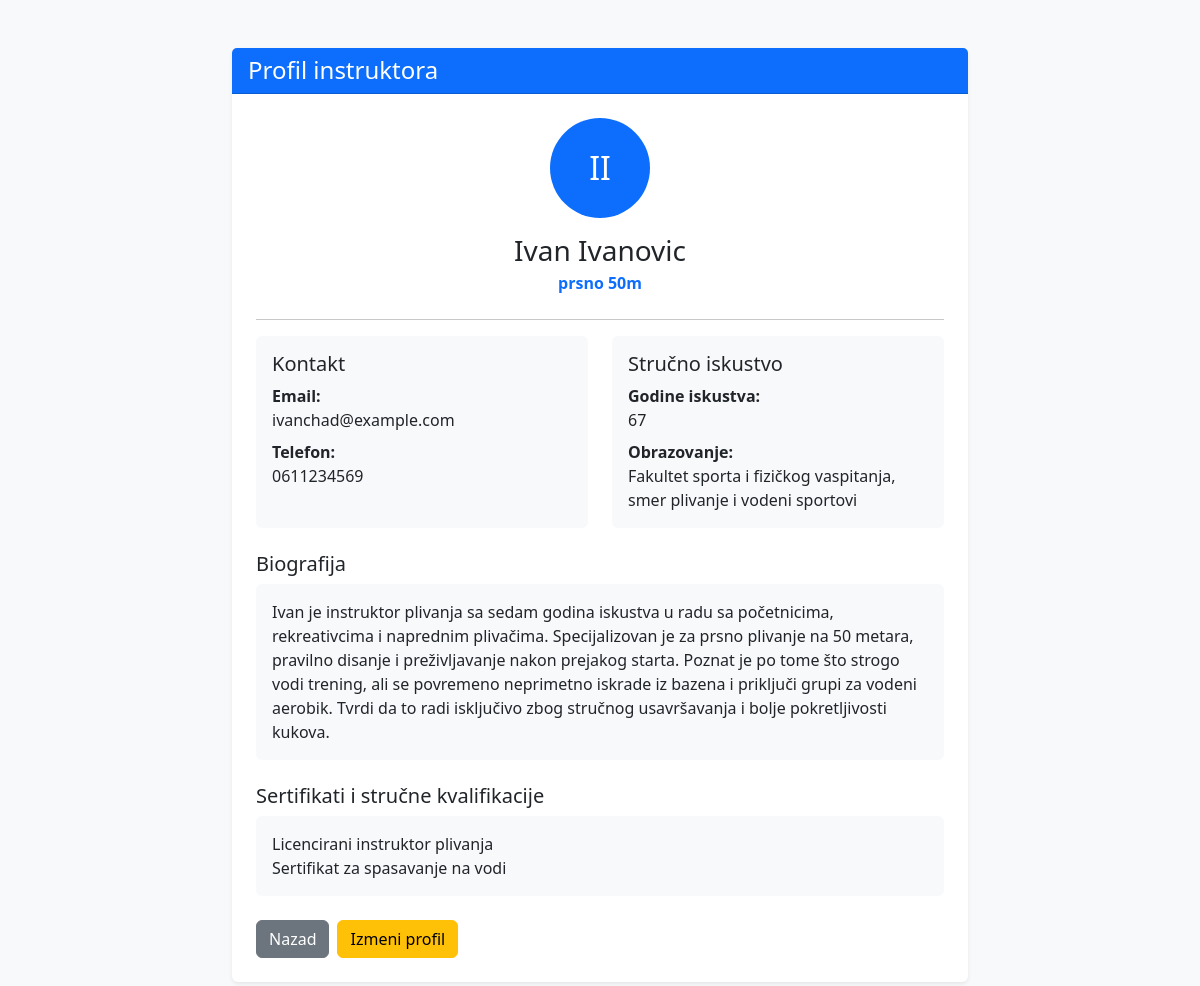
The page /plivanje_projekat/profil_instruktora.php?id=2 (signed in) on the database its author committed.
### tables this page shows
CREATE TABLE IF NOT EXISTS `instruktori` (
  `id` int NOT NULL AUTO_INCREMENT,
  `ime` varchar(50) NOT NULL,
  `prezime` varchar(50) NOT NULL,
  `telefon` varchar(30) DEFAULT NULL,
  `email` varchar(100) DEFAULT NULL,
  `specijalnost` varchar(100) DEFAULT NULL,
  `biografija` text,
  `godine_iskustva` int DEFAULT NULL,
  `sertifikati_opis` text,
  `obrazovanje` varchar(255) DEFAULT NULL,
  PRIMARY KEY (`id`)
);

### plivanje_projekat/classes/BaseModel.php (called while the page is built, shortened)
<?php
require_once __DIR__ . '/../config/Database.php';
class BaseModel
{
    public function __construct()
    {
        $database = new Database();
        $this->connection = $database->connect();
    }
}

### plivanje_projekat/config/Database.php (called while the page is built)
<?php
class Database
{
    private string $host = 'localhost';
    private string $databaseName = 'plivanje_db';
    private string $username = 'root';
    private string $password = '';
    private ?PDO $connection = null;
    public function connect(): PDO
    {
        if ($this->connection === null) {
            try {
                $dsn = "mysql:host={$this->host};dbname={$this->databaseName};charset=utf8mb4";
                $this->connection = new PDO(
                    $dsn,
                    $this->username,
                    $this->password
                );
                $this->connection->setAttribute(
                    PDO::ATTR_ERRMODE,
                    PDO::ERRMODE_EXCEPTION
                );
                $this->connection->setAttribute(
                    PDO::ATTR_DEFAULT_FETCH_MODE,
                    PDO::FETCH_ASSOC
                );
            } catch (PDOException $exception) {
                die('Greška pri povezivanju sa bazom: ' . $exception->getMessage());
            }
        }
        return $this->connection;
    }
}

### plivanje_projekat/classes/Instruktor.php (called while the page is built, shortened)
<?php
require_once __DIR__ . '/BaseModel.php';
class Instruktor extends BaseModel implements CrudInterface
{
    public function findById(int $id): array|false
    {
        $sql = "SELECT * FROM instruktori WHERE id = :id";
        $stmt = $this->connection->prepare($sql);
        $stmt->execute([
            ':id' => $id
        ]);
        return $stmt->fetch();
    }
}

### plivanje_projekat/profil_instruktora.php (the view, shortened to what this page needs)
<?php
require_once __DIR__ . '/classes/Instruktor.php';
$instruktorModel = new Instruktor();
$id = filter_input(
    INPUT_GET,
    'id',
    FILTER_VALIDATE_INT
);
$instruktor = $instruktorModel->findById($id);
?>
<!DOCTYPE html>
<html lang="sr">
<head>
    <link
        href="https://cdn.jsdelivr.net/npm/bootstrap@5.3.3/dist/css/bootstrap.min.css"
        rel="stylesheet"
    >
</head>
<body class="bg-light">
<div class="container py-5">
    <div class="row justify-content-center">
        <div class="col-lg-8">
            <div class="card shadow-sm border-0">
                <div class="card-header bg-primary text-white">
                    <h1 class="h4 mb-0">
                        Profil instruktora
                    </h1>
                </div>
                <div class="card-body p-4">
                    <div class="text-center mb-4">
                        <div
                            class="rounded-circle bg-primary text-white d-inline-flex align-items-center justify-content-center mb-3"
                            style="width: 100px; height: 100px; font-size: 2rem;"
                        >
                            <?= htmlspecialchars(
                                strtoupper(
                                    substr($instruktor['ime'], 0, 1)
                                    . substr($instruktor['prezime'], 0, 1)
                                )
                            ) ?>
                        </div>
                        <h2 class="h3 mb-1">
                            <?= htmlspecialchars(
                                $instruktor['ime']
                                . ' '
                                . $instruktor['prezime']
                            ) ?>
                        </h2>
                        <p class="text-primary fw-bold mb-0">
                            <?= htmlspecialchars(
                                $instruktor['specijalnost']
                                ?? 'Instruktor plivanja'
                            ) ?>
                        </p>
                    </div>
                    <hr>
                    <div class="row g-4">
                        <div class="col-md-6">
                            <div class="card h-100 border-0 bg-light">
                                <div class="card-body">
                                    <h3 class="h5">
                                        Kontakt
                                    </h3>
                                    <p class="mb-2">
                                        <strong>Email:</strong><br>
                                        <?= htmlspecialchars(
                                            $instruktor['email']
                                            ?? 'Nije unet'
                                        ) ?>
                                    </p>
                                    <p class="mb-0">
                                        <strong>Telefon:</strong><br>
                                        <?= htmlspecialchars(
                                            $instruktor['telefon']
                                            ?? 'Nije unet'
                                        ) ?>
                                    </p>
                                </div>
                            </div>
                        </div>
                        <div class="col-md-6">
                            <div class="card h-100 border-0 bg-light">
                                <div class="card-body">
                                    <h3 class="h5">
                                        Stručno iskustvo
                                    </h3>
                                    <p class="mb-2">
                                        <strong>Godine iskustva:</strong><br>
                                        <?= isset($instruktor['godine_iskustva'])
                                            && $instruktor['godine_iskustva'] !== null
                                            ? (int) $instruktor['godine_iskustva']
                                            : 'Nije uneto' ?>
                                    </p>
                                    <p class="mb-0">
                                        <strong>Obrazovanje:</strong><br>
                                        <?= htmlspecialchars(
                                            $instruktor['obrazovanje']
                                            ?? 'Nije uneto'
                                        ) ?>
                                    </p>
                                </div>
                            </div>
                        </div>
                    </div>
                    <div class="mt-4">
                        <h3 class="h5">
                            Biografija
                        </h3>
                        <div class="p-3 bg-light rounded">
                            <?= nl2br(
                                htmlspecialchars(
                                    $instruktor['biografija']
                                    ?? 'Biografija instruktora još nije uneta.'
                                )
                            ) ?>
                        </div>
                    </div>
                    <div class="mt-4">
                        <h3 class="h5">
                            Sertifikati i stručne kvalifikacije
                        </h3>
                        <div class="p-3 bg-light rounded">
                            <?= nl2br(
                                htmlspecialchars(
                                    $instruktor['sertifikati_opis']
                                    ?? 'Podaci o sertifikatima još nisu uneti.'
                                )
                            ) ?>
                        </div>
                    </div>
                    <div class="d-flex gap-2 mt-4">
                        <a
                            href="javascript:history.back()"
                            class="btn btn-secondary"
                        >
                            Nazad
                        </a>
                        <a
                            href="izmeni_instruktora.php?id=<?= (int) $instruktor['id'] ?>"
                            class="btn btn-warning"
                        >
                            Izmeni profil
                        </a>
                    </div>
                </div>
            </div>
        </div>
    </div>
</div>
</body>
</html>

### rows shown on the page
instruktori: ime+prezime "II", ime+prezime "Ivan Ivanovic", specijalnost "prsno 50m", email "ivanchad@example.com", telefon "0611234569", godine_iskustva "67", obrazovanje "Fakultet sporta i fizičkog vaspitanja, smer plivanje i vodeni sportovi", biografija "Ivan je instruktor plivanja sa sedam godina iskustva u radu sa početnicima, rekreativcima i naprednim plivačima. Specijalizovan je za prsno plivanje na 50 metara, pravilno disanje i preživljavanje nakon prejakog starta. Poznat je po tome što strogo vodi trening, ali se povremeno neprimetno iskrade iz bazena i priključi grupi za vodeni aerobik. Tvrdi da to radi isključivo zbog stručnog usavršavanja i bolje pokretljivosti kukova.", sertifikati_opis "Licencirani instruktor plivanja Sertifikat za spasavanje na vodi"
